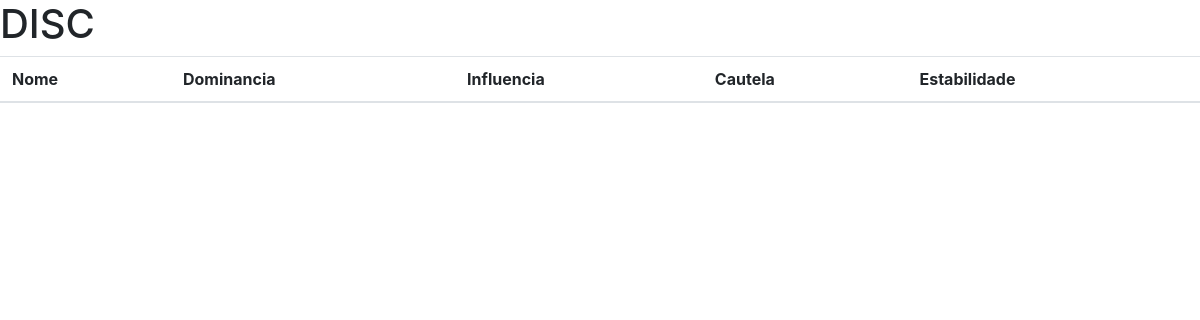
The page /resultado/ on the database as committed earlier.
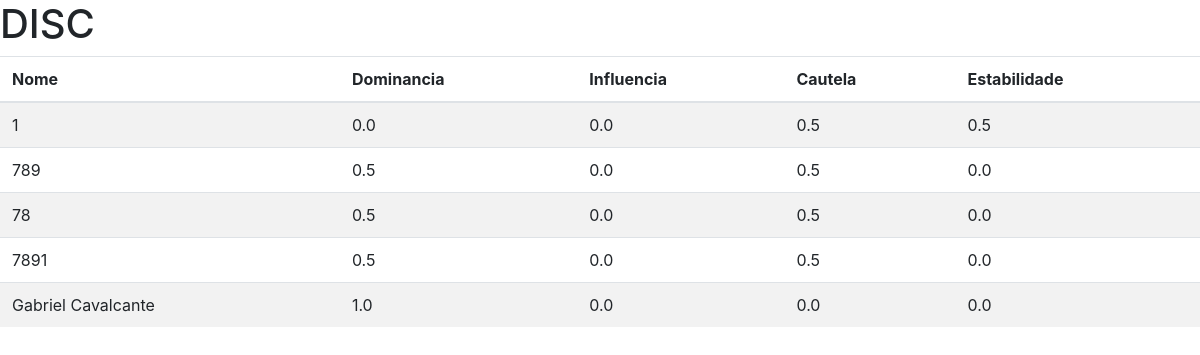
The same page on the database as committed later.
### projeto5_website/models.py (models this page shows, shortened)
class Resultado(models.Model):
  aluno = models.ForeignKey(Aluno, on_delete=models.CASCADE)
  data_ini = models.DateTimeField()
  data_fim = models.DateTimeField()
  influencia = models.FloatField()
  dominancia = models.FloatField()
  cautela = models.FloatField()
  estabilidade = models.FloatField()

class Aluno(models.Model):
  nome = models.CharField(max_length=30)
  ra = models.IntegerField(unique=True, blank=False)
  email = models.EmailField(max_length=254, blank=False)

### projeto5_website/views.py (the view)
# urls.py: path('resultado/', views.resultados, name='resultado'),
def resultados(request):
  return render(request, "projeto5_website/resultados.html",
            {"resultados": Resultado.objects.all()})

### projeto5/templates/projeto5_website/resultados.html
{% extends "projeto5_website/base.html" %}
{% block content %}
<table class="table table-striped">
    <thead>
       <tr>
       <th scope="col">Nome</th>
       <th scope="col">Dominancia</th>
       <th scope="col">Influencia</th>
       <th scope="col">Cautela</th>
       <th scope="col">Estabilidade</th>
       </tr>
    </thead>
    <tbody>
    {% for resultado in resultados %}
        <tr>
            <td>{{ resultado.aluno.nome }}</td>
            <td>{{ resultado.dominancia }}</td>
            <td>{{ resultado.influencia }}</td>
            <td>{{ resultado.cautela }}</td>
            <td>{{ resultado.estabilidade }}</td>
        </tr>
    {% endfor %}
    </tbody>
</table>
{% endblock %}

### projeto5/templates/projeto5_website/base.html (shortened to what this page needs)
{% load static %}
<html>
  <head>
    <link rel="stylesheet" href="{% static 'css/bootstrap.min.css' %}">
  </head>
  <body>
    <h1>DISC</h1>
    {% block content %}
    {% endblock %}
  </body>
</html>

Rows that differ between the two databases and show on the page:
added Resultado: aluno.nome "1", dominancia "0.0", influencia "0.0", cautela "0.5", estabilidade "0.5"
added Resultado: aluno.nome "789", dominancia "0.5", influencia "0.0", cautela "0.5", estabilidade "0.0"
added Resultado: aluno.nome "78", dominancia "0.5", influencia "0.0", cautela "0.5", estabilidade "0.0"
added Resultado: aluno.nome "7891", dominancia "0.5", influencia "0.0", cautela "0.5", estabilidade "0.0"
added Resultado: aluno.nome "Gabriel Cavalcante", dominancia "1.0", influencia "0.0", cautela "0.0", estabilidade "0.0"
